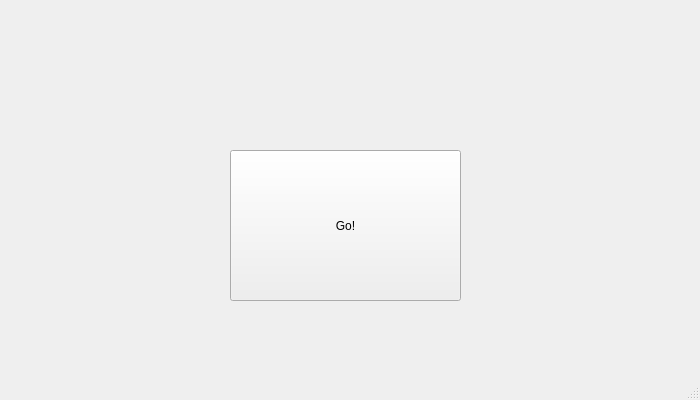
<?xml version="1.0" encoding="UTF-8"?>
<ui version="4.0">
 <class>MainWindow</class>
 <widget class="QMainWindow" name="MainWindow">
  <property name="geometry">
   <rect>
    <x>0</x>
    <y>0</y>
    <width>700</width>
    <height>400</height>
   </rect>
  </property>
  <property name="maximumSize">
   <size>
    <width>700</width>
    <height>400</height>
   </size>
  </property>
  <property name="windowTitle">
   <string>MainWindow</string>
  </property>
  <property name="styleSheet">
   <string notr="true">#MainWindow{border-image: url(:/new/prefix1/art/2023-05-30 (1).png);}</string>
  </property>
  <widget class="QWidget" name="centralwidget">
   <widget class="QPushButton" name="pushButton">
    <property name="geometry">
     <rect>
      <x>230</x>
      <y>150</y>
      <width>231</width>
      <height>151</height>
     </rect>
    </property>
    <property name="styleSheet">
     <string notr="true">border-image: url(:/new/prefix1/art/f.png);</string>
    </property>
    <property name="text">
     <string>Go!</string>
    </property>
   </widget>
  </widget>
  <widget class="QStatusBar" name="statusbar"/>
 </widget>
 <resources/>
 <connections/>
</ui>
